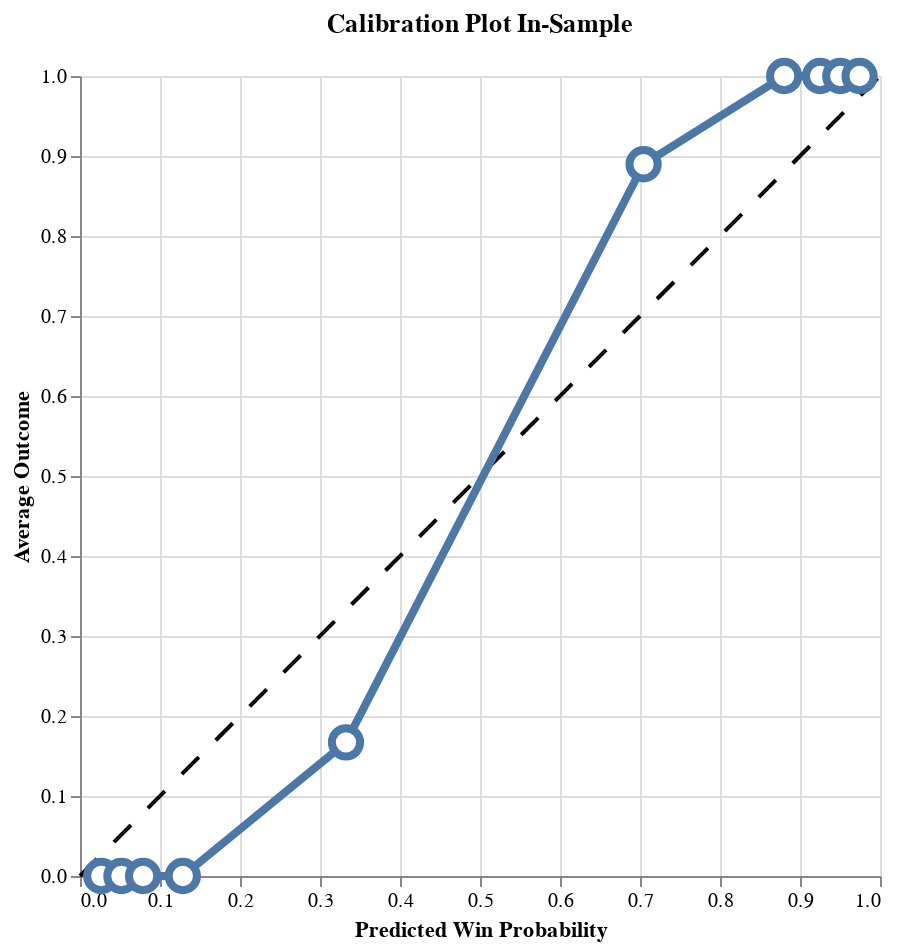

This figure's notebook cell:
### Code cell
self.plot_calibration()

### Figure 1 — Vega-Lite specification as saved in the notebook (floating-point values rounded to 4 significant figures)
{"config": {"view": {"continuousWidth": 300, "continuousHeight": 300}}, "layer": [{"data": {"name": "data-42f50405073b2dbe8396db6b7dd2f6be"}, "mark": {"type": "line", "color": "black", "strokeDash": [12, 12]}, "encoding": {"x": {"field": "x", "type": "quantitative"}, "y": {"field": "y", "type": "quantitative"}}}, {"data": {"name": "data-b580547f83d5acb1d51e870025d1b4f7"}, "mark": {"type": "line", "strokeWidth": 4}, "encoding": {"x": {"field": "win_prob_midpoint", "title": "Predicted Win Probability", "type": "quantitative"}, "y": {"field": "avg_outcome", "title": "Average Outcome", "type": "quantitative"}}}, {"data": {"name": "data-b580547f83d5acb1d51e870025d1b4f7"}, "mark": {"type": "point", "fill": "white", "opacity": 1, "size": 200, "strokeWidth": 4}, "encoding": {"x": {"field": "win_prob_midpoint", "type": "quantitative"}, "y": {"field": "avg_outcome", "type": "quantitative"}}}], "height": 400, "title": "Calibration Plot In-Sample", "width": 400, "$schema": "https://vega.github.io/schema/vega-lite/v5.20.1.json", "datasets": {"data-42f50405073b2dbe8396db6b7dd2f6be": [{"x": 0, "y": 0}, {"x": 1, "y": 1}], "data-b580547f83d5acb1d51e870025d1b4f7": [{"avg_outcome": 0.0, "win_prob_midpoint": 0.02658}, {"avg_outcome": 0.0, "win_prob_midpoint": 0.05176}, {"avg_outcome": 0.0, "win_prob_midpoint": 0.07887}, {"avg_outcome": 0.0, "win_prob_midpoint": 0.1285}, {"avg_outcome": 0.1671, "win_prob_midpoint": 0.3325}, {"avg_outcome": 0.8897, "win_prob_midpoint": 0.7045}, {"avg_outcome": 1.0, "win_prob_midpoint": 0.8802}, {"avg_outcome": 1.0, "win_prob_midpoint": 0.9251}, {"avg_outcome": 1.0, "win_prob_midpoint": 0.9503}, {"avg_outcome": 1.0, "win_prob_midpoint": 0.9744}]}}
